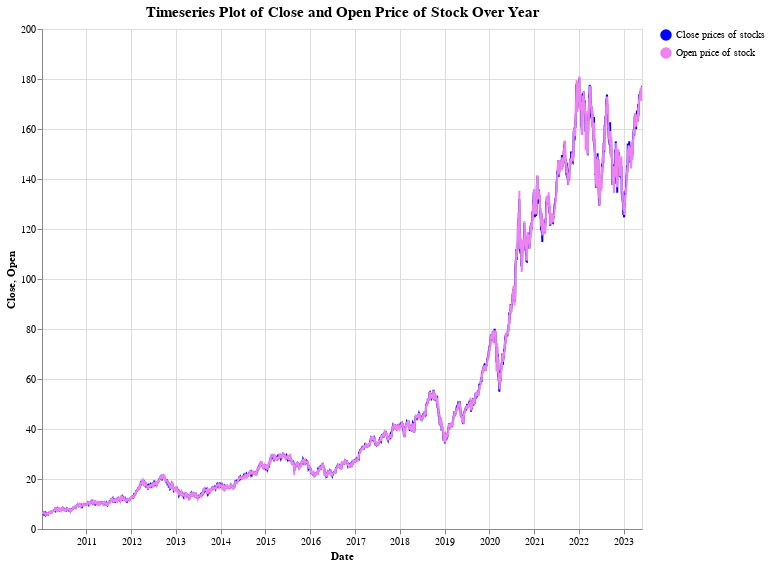

Notebook code for this chart:
### Code cell
# set base for creat custom legend and plots
base = alt.Chart(stock).transform_calculate(
legend1="'Close prices of stocks'",
legend2="'Open price of stock'",

)
scale = alt.Scale(domain=["Close prices of stocks", "Open price of stock"], range=['blue', 'violet', ])

# timeseries plot of close prices of stocks in blue colour
line1 = base.mark_line(color='blue').encode(
x = 'Date:T',
y = 'Close:Q',
color=alt.Color('legend1:N', scale=scale, title=''),
)

# timeseries plot of open prices of stocks in blue colour
line2 = base.mark_line(color='violet').encode(
x = 'Date:T',
y = 'Open:Q',
color=alt.Color('legend2:N', scale=scale, title='')
)

text = line1.mark_text(
    align='left',
    baseline='middle',
    dx=3  # Nudges text to right so it doesn't appear on top of the bar
)   


(line1 + line2 + text).properties(
    title={"text":['Timeseries Plot of Close and Open Price of Stock Over Year'],
           "fontSize":15,
           "fontWeight": 'bold',
           "font":'Courier New',},
    height=500, width=600
).interactive()

### Figure 1 — Vega-Lite specification as saved in the notebook (floating-point values rounded to 4 significant figures; data arrays with more than 128 entries replaced by an {"elided": "..."} marker saying what was removed)
{"config": {"view": {"continuousWidth": 300, "continuousHeight": 300}}, "layer": [{"mark": {"type": "line", "color": "blue"}, "encoding": {"color": {"field": "legend1", "scale": {"domain": ["Close prices of stocks", "Open price of stock"], "range": ["blue", "violet"]}, "title": "", "type": "nominal"}, "x": {"field": "Date", "type": "temporal"}, "y": {"field": "Close", "type": "quantitative"}}, "name": "view_2", "transform": [{"calculate": "'Close prices of stocks'", "as": "legend1"}, {"calculate": "'Open price of stock'", "as": "legend2"}]}, {"mark": {"type": "line", "color": "violet"}, "encoding": {"color": {"field": "legend2", "scale": {"domain": ["Close prices of stocks", "Open price of stock"], "range": ["blue", "violet"]}, "title": "", "type": "nominal"}, "x": {"field": "Date", "type": "temporal"}, "y": {"field": "Open", "type": "quantitative"}}, "transform": [{"calculate": "'Close prices of stocks'", "as": "legend1"}, {"calculate": "'Open price of stock'", "as": "legend2"}]}, {"mark": {"type": "text", "align": "left", "baseline": "middle", "dx": 3}, "encoding": {"color": {"field": "legend1", "scale": {"domain": ["Close prices of stocks", "Open price of stock"], "range": ["blue", "violet"]}, "title": "", "type": "nominal"}, "x": {"field": "Date", "type": "temporal"}, "y": {"field": "Close", "type": "quantitative"}}, "transform": [{"calculate": "'Close prices of stocks'", "as": "legend1"}, {"calculate": "'Open price of stock'", "as": "legend2"}]}], "data": {"name": "data-2b5e75a816d74f2ead8398b83e113ee3"}, "height": 500, "params": [{"name": "param_13", "select": {"type": "interval", "encodings": ["x", "y"]}, "bind": "scales", "views": ["view_2"]}], "title": {"text": ["Timeseries Plot of Close and Open Price of Stock Over Year"], "fontSize": 15, "fontWeight": "bold", "font": "Courier New"}, "width": 600, "$schema": "https://vega.github.io/schema/vega-lite/v5.8.0.json", "datasets": {"data-2b5e75a816d74f2ead8398b83e113ee3": {"elided": "3374 records"}}}
